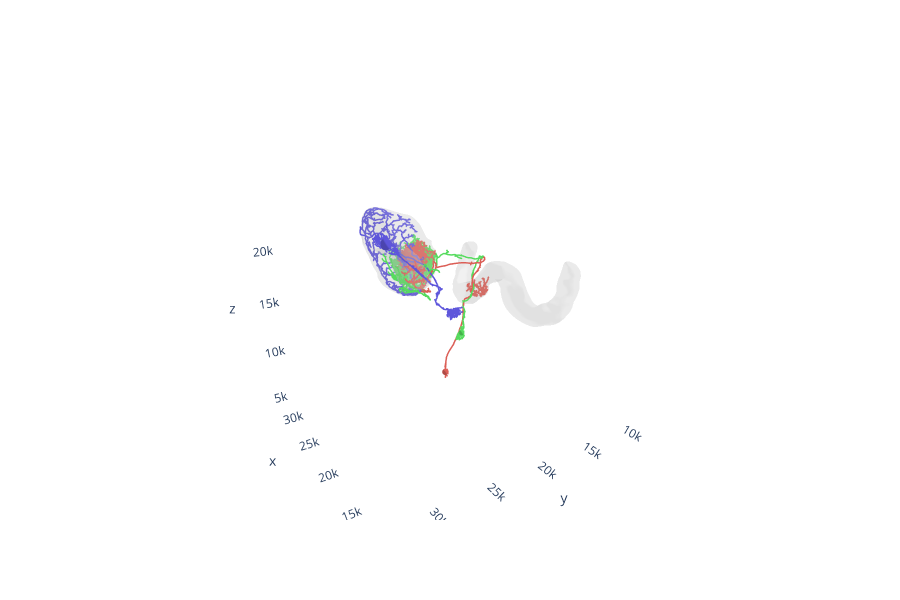

Source (notebook cell):
### Code cell
navis.plot3d(
     [epg_skeletons[0], el_skeletons[0], er4d_skeletons[3], eb, pb, gall],
    legend=False)

### Figure 1 — Plotly figure (JSON) as saved in the notebook; plotly's stock layout.template omitted (floating-point values rounded to 4 significant figures; data arrays with more than 128 entries replaced by an {"elided": "..."} marker saying what was removed)
{"data": [{"hoverinfo": "none", "hovertext": " ", "legendgroup": "387364605", "legendgrouptitle": {"text": "387364605"}, "line": {"color": "rgb(219,94,86)", "dash": "solid", "width": 3}, "mode": "lines", "name": "EPG(PB08)_L3 (387364605)", "opacity": 1, "showlegend": true, "type": "scatter3d", "x": {"elided": "14544 float values"}, "y": {"elided": "14544 float values"}, "z": {"elided": "14544 float values"}}, {"color": "rgb(219,94,86)", "hoverinfo": "name", "i": {"elided": "320 int values"}, "j": {"elided": "320 int values"}, "k": {"elided": "320 int values"}, "legendgroup": "387364605", "showlegend": false, "type": "mesh3d", "x": {"elided": "162 float values"}, "y": {"elided": "162 float values"}, "z": {"elided": "162 float values"}}, {"hoverinfo": "none", "hovertext": " ", "legendgroup": "696682163", "legendgrouptitle": {"text": "696682163"}, "line": {"color": "rgb(86,219,94)", "dash": "solid", "width": 3}, "mode": "lines", "name": "EL(EQ5)_L (696682163)", "opacity": 1, "showlegend": true, "type": "scatter3d", "x": {"elided": "18335 float values"}, "y": {"elided": "18335 float values"}, "z": {"elided": "18335 float values"}}, {"color": "rgb(86,219,94)", "hoverinfo": "name", "i": {"elided": "320 int values"}, "j": {"elided": "320 int values"}, "k": {"elided": "320 int values"}, "legendgroup": "696682163", "showlegend": false, "type": "mesh3d", "x": {"elided": "162 float values"}, "y": {"elided": "162 float values"}, "z": {"elided": "162 float values"}}, {"hoverinfo": "none", "hovertext": " ", "legendgroup": "1167300154", "legendgrouptitle": {"text": "1167300154"}, "line": {"color": "rgb(94,86,219)", "dash": "solid", "width": 3}, "mode": "lines", "name": "ER4d(ring)_R (1167300154)", "opacity": 1, "showlegend": true, "type": "scatter3d", "x": {"elided": "6900 float values"}, "y": {"elided": "6900 float values"}, "z": {"elided": "6900 float values"}}, {"color": "rgb(94,86,219)", "hoverinfo": "name", "i": {"elided": "320 int values"}, "j": {"elided": "320 int values"}, "k": {"elided": "320 int values"}, "legendgroup": "1167300154", "showlegend": false, "type": "mesh3d", "x": {"elided": "162 float values"}, "y": {"elided": "162 float values"}, "z": {"elided": "162 float values"}}, {"color": "rgba(216,216,216,0.2)", "hoverinfo": "none", "i": {"elided": "29702 int values"}, "j": {"elided": "29702 int values"}, "k": {"elided": "29702 int values"}, "name": "EB", "showlegend": false, "type": "mesh3d", "x": {"elided": "14851 float values"}, "y": {"elided": "14851 float values"}, "z": {"elided": "14851 float values"}}, {"color": "rgba(216,216,216,0.2)", "hoverinfo": "none", "i": {"elided": "26950 int values"}, "j": {"elided": "26950 int values"}, "k": {"elided": "26950 int values"}, "name": "PB", "showlegend": false, "type": "mesh3d", "x": {"elided": "13477 float values"}, "y": {"elided": "13477 float values"}, "z": {"elided": "13477 float values"}}, {"color": "rgba(216,216,216,0.2)", "hoverinfo": "none", "i": {"elided": "2710 int values"}, "j": {"elided": "2710 int values"}, "k": {"elided": "2710 int values"}, "name": "GA(R)", "showlegend": false, "type": "mesh3d", "x": {"elided": "1357 float values"}, "y": {"elided": "1357 float values"}, "z": {"elided": "1357 float values"}}], "layout": {"autosize": true, "height": 600, "legend": {"bgcolor": "rgba(0,0,0,0)", "orientation": "v"}, "paper_bgcolor": "rgba(0,0,0,0)", "plot_bgcolor": "rgba(0,0,0,0)", "scene": {"aspectmode": "data", "aspectratio": {"x": 1, "y": 1, "z": 1}, "camera": {"eye": {"x": -1.743, "y": 1.071, "z": 0.71}, "up": {"x": 0, "y": 0, "z": 1}}, "xaxis": {"backgroundcolor": "rgb(240, 240, 240)", "gridcolor": "rgb(255, 255, 255)", "showbackground": false, "showgrid": false, "showline": false, "zerolinecolor": "rgb(255, 255, 255)"}, "yaxis": {"backgroundcolor": "rgb(240, 240, 240)", "gridcolor": "rgb(255, 255, 255)", "showbackground": false, "showgrid": false, "showline": false, "zerolinecolor": "rgb(255, 255, 255)"}, "zaxis": {"backgroundcolor": "rgb(240, 240, 240)", "gridcolor": "rgb(255, 255, 255)", "showbackground": false, "showgrid": false, "showline": false, "zerolinecolor": "rgb(255, 255, 255)"}}, "showlegend": false}}
